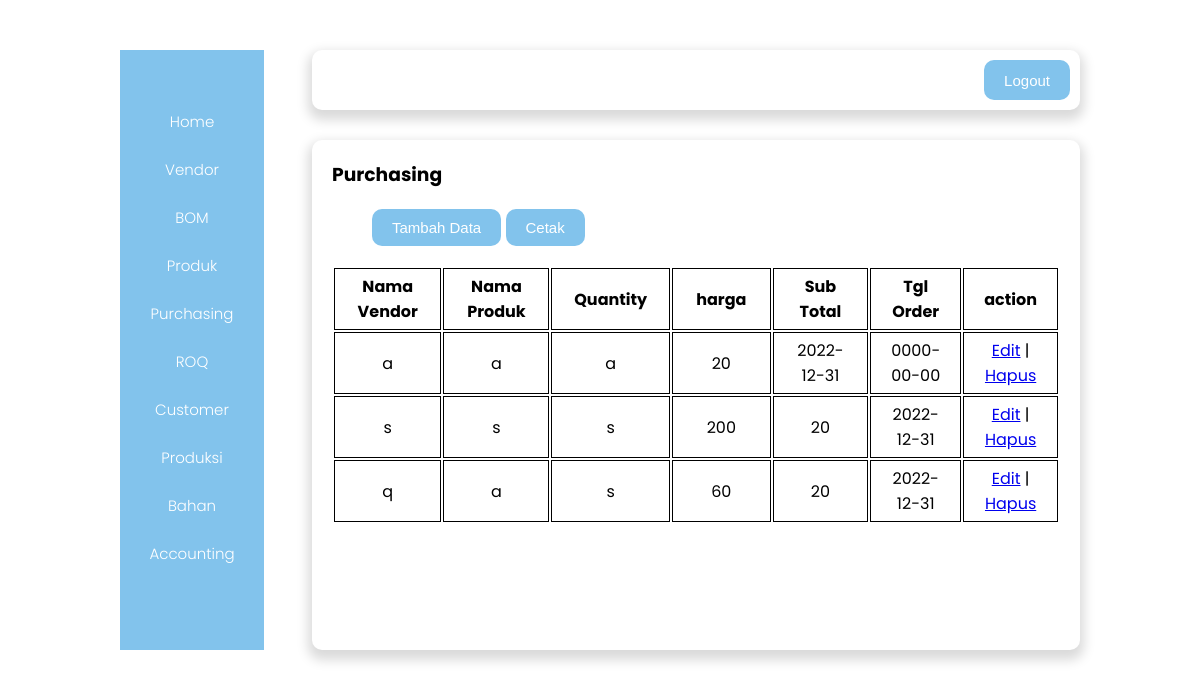
Page /Purchasing/purchasing.php on the committed database.
### tables this page shows
CREATE TABLE `tb_purchasing` (
  `id` int(7) NOT NULL,
  `nama_vendor` varchar(25) NOT NULL,
  `nama_produk` varchar(25) NOT NULL,
  `qty` varchar(5) NOT NULL,
  `harga` varchar(25) NOT NULL,
  `subtotal` varchar(25) NOT NULL,
  `tglorder` date NOT NULL
);

### Purchasing/purchasing.php (the view, shortened to what this page needs)
<!DOCTYPE html>
<html lang="en">
<head>
    <link rel="stylesheet" href="../css/admin.css?v=<?php echo time (); ?>" />
</head>
<body>
    <div class="container">
        <div class="sidebar">
            <a href="../admin.php">Home</a>
            <a href="../Vendor/Vendor.php">Vendor</a>
            <a href="../BOM/BOM.php">BOM</a>
            <a href="../Produk/produk.php">Produk</a>
            <a href="purchasing.php">Purchasing</a>
            <a href="../ROQ/ROQ.php">ROQ</a>
            <a href="../Customer/Customer.php">Customer</a>
            <a href="../Produksi/Produksi.php">Produksi</a>
            <a href="../bahan/bahan.php">Bahan</a>
            <a href="../accounting/accounting.php">Accounting</a>
        </div>
        <div class="right_content">
            <div class="navbar">
                <img src="../assets/logo.png" alt="" />
                <button class="btn">
                    <a href="../logout.php">Logout</a>
                </button>
            </div>
            <div class="content">
                <h3>Purchasing</h3>
                <button type="button" class="btn btn-tambah">
                    <a href="purchasing-entry.html">Tambah Data</a>
                </button>
                <button type="button" class="btn">
                    <a href="purchasing-cetak.php">Cetak</a>
                </button>
                <table class="table-data">
                    <thead>
                        <tr>
                            <th style="width: 20%">Nama Vendor</th>
                            <th style="width: 20%">Nama Produk</th>
                            <th style="width: 20%">Quantity</th>
                            <th style="width: 20%">harga</th>
                            <th style="width: 20%">Sub Total</th>
                            <th style="width: 20%">Tgl Order</th>
                            <th style="width: 20%">action</th>
                        </tr>
                    </thead>
                    <tbody>
                          <?php
                        include '../koneksi.php';
                        $sql = "SELECT * FROM tb_purchasing";
                        $result = mysqli_query($koneksi, $sql);
                        while ($data = mysqli_fetch_assoc($result)) {
                            echo "
                                <tr>
                                    <td>$data[nama_vendor]</td>
                                    <td>$data[nama_produk]</td>
                                    <td>$data[qty]</td>
                                    <td>$data[harga]</td>
                                    <td>$data[subtotal]</td>
                                    <td>$data[tglorder]</td>
                                    <td>
                                        <a href=purchasing-edit.php?id=$data[id]>Edit</a> |
                                        <a href=purchasing-hapus.php?id=$data[id]>Hapus</a>
                                    </td>
                                </tr>
                            ";
                        }
                        ?>
                    </tbody>
                </table>
            </div>
        </div>
    </div>
</body>
</html>

### css/admin.css (style rules this page uses)
* { margin: 0; padding: 0; box-sizing: border-box; }
body { font-family: "Poppins", sans-serif; }
.container { display: flex; width: 80%; height: 600px; margin: 50px auto; justify-content: space-between; }
.sidebar { display: flex; flex-direction: column; justify-content: center; align-items: center; flex-basis: 15%; background-color: #82C3EC; }
.sidebar a { text-decoration: none; color: white; margin-bottom: 25px; font-size: 15px; font-weight: 300; }
.right_content { flex-basis: 80%; align-items: center; }
.navbar { display: flex; justify-content: space-between; height: 10%; background-color: white; box-shadow: 0 6px 12px 4px rgba(0, 0, 0, 0.15); border-radius: 10px; padding: 10px; margin-bottom: 30px; }
.btn { background-color: #82C3EC; border: none; padding: 10px 20px; border-radius: 10px; font-size: 15px; cursor: pointer; color: white; }
.btn a { text-decoration: none; color: white; }
.btn-tambah { margin: 20px 0 0 40px; }
.content { background-color: white; box-shadow: 0 6px 12px 4px rgba(0, 0, 0, 0.15); height: 85%; border-radius: 10px; padding: 20px; overflow: auto; }
.table-data { text-align: center; margin: 20px auto; }
th,td { border: 1px solid black; padding: 5px 20px; }

### rows in the picture
tb_purchasing: nama_vendor "a", nama_produk "a", qty "a", harga "20", subtotal "2022-12-31", tglorder "0000-00-00"
tb_purchasing: nama_vendor "s", nama_produk "s", qty "s", harga "200", subtotal "20", tglorder "2022-12-31"
tb_purchasing: nama_vendor "q", nama_produk "a", qty "s", harga "60", subtotal "20", tglorder "2022-12-31"
